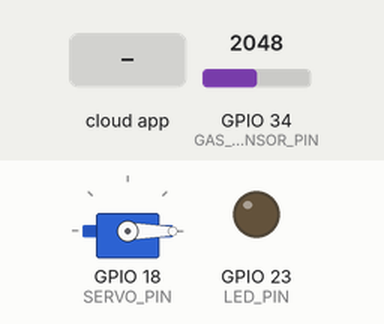
Bench run of a sketch on a simulated ESP32. Parts: servo, output pins drawn as LEDs (lit = HIGH). Inputs (shaded band) come from the test bench; at power-on: GPIO 34 (GAS_SENSOR_PIN) = 2048. WiFi joins after 1.5 s; servers stay silent unless stated; what the sketch prints to the serial monitor is not drawn.

Above: at 3.9 s.
4.0 s: the phone or cloud app sets position to 1
5.5 s: GPIO 34 (GAS_SENSOR_PIN) set to 1685
7.0 s: GPIO 34 (GAS_SENSOR_PIN) set to 1567
Timing chart, 0 to 10.0 s (numbered marks = the images above; inputs shaded):
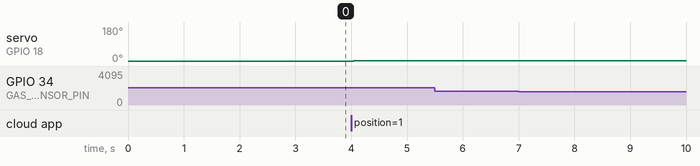

Measured:
- after the input at 4.0 s, servo on GPIO 18 (SERVO_PIN): 0° → 1° at once
- after the input at 5.5 s, every drawn part: stays the same
- after the input at 7.0 s, every drawn part: stays the same

The sketch:

ESP32_Combined.ino
```cpp
/*
 * ESP32 Smart Home Controller - Gas Sensor + Door Control + LED
 *
 * Hardware:
 * - ESP32 board
 * - MQ-2 or MQ-135 gas sensor
 * - SG90 or MG996R servo motor
 * - LED (any color) with 220-330Ω resistor
 * - External power supply (5-6V, 1-2A for servo)
 *
 * Connections:
 * - Gas Sensor AO -> GPIO34 (ADC1_CH6)
 * - Gas Sensor VCC -> 5V
 * - Gas Sensor GND -> GND
 * - Servo Signal -> GPIO18
 * - Servo VCC -> External 5V (use external power for MG996R)
 * - Servo GND -> Common GND (ESP32 + External Power)
 * - LED Anode (+) -> GPIO23 (via 220Ω resistor)
 * - LED Cathode (-) -> GND
 *
 * Features:
 * - Real-time gas monitoring with Firebase sync
 * - Servo motor door control via Firebase commands
 * - LED control with PWM brightness (0-255)
 * - Multi-room support (easily expandable)
 */

#include <WiFi.h>
#include <FirebaseESP32.h>
#include <ESP32Servo.h>

// ==================== CONFIGURATION ====================

// WiFi credentials
#define WIFI_SSID "YOUR_WIFI_SSID"
#define WIFI_PASSWORD "YOUR_WIFI_PASSWORD"

// Firebase credentials
#define FIREBASE_HOST "YOUR_PROJECT_ID.firebaseio.com"
#define FIREBASE_AUTH "YOUR_DATABASE_SECRET"

// User ID - Get this from your Firebase Authentication
#define USER_ID "YOUR_USER_ID"

// Pin definitions
#define GAS_SENSOR_PIN 34  // ADC1_CH6
#define SERVO_PIN 18
#define LED_PIN 23         // PWM capable pin

// PWM Configuration for LED
#define LED_PWM_CHANNEL 0
#define LED_PWM_FREQ 5000
#define LED_PWM_RESOLUTION 8  // 8-bit (0-255)

// Gas sensor thresholds (PPM)
const int SAFE_THRESHOLD = 400;
const int DANGER_THRESHOLD = 800;

// Timing intervals
const unsigned long GAS_UPDATE_INTERVAL = 2000;  // 2 seconds
const unsigned long HEARTBEAT_INTERVAL = 5000;   // 5 seconds

// ==================== GLOBAL OBJECTS ====================

FirebaseData firebaseData;
FirebaseData streamData;
FirebaseData ledStreamData;
FirebaseAuth auth;
FirebaseConfig config;

Servo doorServo;

// State variables
int currentDoorPosition = 0;
String currentDoorStatus = "closed";
bool currentLEDState = false;
int currentBrightness = 255;
unsigned long lastGasUpdate = 0;
unsigned long lastHeartbeat = 0;

// ==================== SETUP ====================

void setup() {
  Serial.begin(115200);
  Serial.println("\n\n================================");
  Serial.println("ESP32 Smart Home Controller");
  Serial.println("Gas Sensor + Door Control");
  Serial.println("================================\n");

  // Initialize hardware
  pinMode(GAS_SENSOR_PIN, INPUT);
  doorServo.attach(SERVO_PIN);
  doorServo.write(0);  // Start closed

  // Initialize LED with PWM
  ledcSetup(LED_PWM_CHANNEL, LED_PWM_FREQ, LED_PWM_RESOLUTION);
  ledcAttachPin(LED_PIN, LED_PWM_CHANNEL);
  ledcWrite(LED_PWM_CHANNEL, 0);  // Start OFF

  // Connect to WiFi
  connectWiFi();

  // Initialize Firebase
  initFirebase();

  // Set initial values in Firebase
  initializeFirebaseData();

  // Start listening for door commands
  String doorPath = "/users/" + String(USER_ID) + "/doors/main_door/position";
  if (!Firebase.beginStream(streamData, doorPath)) {
    Serial.println("⚠ Failed to begin stream for door control");
    Serial.println("Reason: " + streamData.errorReason());
  } else {
    Serial.println("✓ Door control stream started");
  }

  // Start listening for LED state changes
  String ledStatePath = "/users/" + String(USER_ID) + "/lights/main_led/state";
  if (!Firebase.beginStream(ledStreamData, ledStatePath)) {
    Serial.println("⚠ Failed to begin stream for LED control");
    Serial.println("Reason: " + ledStreamData.errorReason());
  } else {
    Serial.println("✓ LED control stream started");
  }

  Serial.println("\n✅ System Ready!\n");
}

// ==================== MAIN LOOP ====================

void loop() {
  unsigned long currentTime = millis();

  // Update gas sensor readings
  if (currentTime - lastGasUpdate >= GAS_UPDATE_INTERVAL) {
    lastGasUpdate = currentTime;
    updateGasSensor();
  }

  // Listen for door control commands
  handleDoorControl();

  // Listen for LED control commands
  handleLEDControl();

  // Heartbeat to show system is alive
  if (currentTime - lastHeartbeat >= HEARTBEAT_INTERVAL) {
    lastHeartbeat = currentTime;
    Serial.println("♥ Heartbeat - System running...");
  }

  delay(50);
}

// ==================== WIFI FUNCTIONS ====================

void connectWiFi() {
  WiFi.begin(WIFI_SSID, WIFI_PASSWORD);
  Serial.print("Connecting to WiFi");

  int attempts = 0;
  while (WiFi.status() != WL_CONNECTED && attempts < 20) {
    delay(500);
    Serial.print(".");
    attempts++;
  }

  if (WiFi.status() == WL_CONNECTED) {
    Serial.println("\n✓ WiFi Connected!");
    Serial.print("IP Address: ");
    Serial.println(WiFi.localIP());
  } else {
    Serial.println("\n✗ WiFi Connection Failed!");
    Serial.println("Please check credentials and restart");
  }
}

// ==================== FIREBASE FUNCTIONS ====================

void initFirebase() {
  config.host = FIREBASE_HOST;
  config.signer.tokens.legacy_token = FIREBASE_AUTH;

  Firebase.begin(&config, &auth);
  Firebase.reconnectWiFi(true);

  Serial.println("✓ Firebase Connected!");
}

void initializeFirebaseData() {
  String gasPath = "/users/" + String(USER_ID) + "/sensors/gas";
  String doorPath = "/users/" + String(USER_ID) + "/doors/main_door";
  String ledPath = "/users/" + String(USER_ID) + "/lights/main_led";

  // Initialize gas sensor data
  Firebase.setInt(firebaseData, gasPath + "/level", 0);
  Firebase.setString(firebaseData, gasPath + "/status", "safe");

  // Initialize door data
  Firebase.setInt(firebaseData, doorPath + "/position", 0);
  Firebase.setString(firebaseData, doorPath + "/status", "closed");

  // Initialize LED data
  Firebase.setBool(firebaseData, ledPath + "/state", false);
  Firebase.setInt(firebaseData, ledPath + "/brightness", 255);

  Serial.println("✓ Firebase data initialized");
}

// ==================== GAS SENSOR FUNCTIONS ====================

void updateGasSensor() {
  // Read sensor
  int sensorValue = analogRead(GAS_SENSOR_PIN);
  int gasLevel = map(sensorValue, 0, 4095, 0, 1000);  // Convert to PPM

  // Determine status
  String gasStatus;
  if (gasLevel >= DANGER_THRESHOLD) {
    gasStatus = "danger";
  } else if (gasLevel >= SAFE_THRESHOLD) {
    gasStatus = "warning";
  } else {
    gasStatus = "safe";
  }

  // Print status
  Serial.println("--- Gas Sensor ---");
  Serial.print("Level: ");
  Serial.print(gasLevel);
  Serial.print(" PPM | Status: ");
  Serial.println(gasStatus);

  // Update Firebase
  String basePath = "/users/" + String(USER_ID) + "/sensors/gas";
  Firebase.setInt(firebaseData, basePath + "/level", gasLevel);
  Firebase.setString(firebaseData, basePath + "/status", gasStatus);
  Firebase.setTimestamp(firebaseData, basePath + "/lastUpdated");
}

// ==================== DOOR CONTROL FUNCTIONS ====================

void handleDoorControl() {
  if (!Firebase.readStream(streamData)) {
    return;
  }

  if (streamData.streamAvailable()) {
    if (streamData.dataType() == "int") {
      int newPosition = streamData.intData();
      newPosition = constrain(newPosition, 0, 180);

      if (newPosition != currentDoorPosition) {
        Serial.println("--- Door Control ---");
        Serial.print("Moving to: ");
        Serial.print(newPosition);
        Serial.println("°");

        moveDoorSmoothly(currentDoorPosition, newPosition);
        currentDoorPosition = newPosition;

        // Update status
        if (newPosition < 45) {
          currentDoorStatus = "closed";
        } else if (newPosition > 135) {
          currentDoorStatus = "open";
        } else {
          currentDoorStatus = "partially_open";
        }

        Serial.print("Status: ");
        Serial.println(currentDoorStatus);

        // Update Firebase
        String basePath = "/users/" + String(USER_ID) + "/doors/main_door";
        Firebase.setString(firebaseData, basePath + "/status", currentDoorStatus);
        Firebase.setTimestamp(firebaseData, basePath + "/lastUpdated");
      }
    }
  }
}

void moveDoorSmoothly(int fromPos, int toPos) {
  int step = (fromPos < toPos) ? 1 : -1;

  for (int pos = fromPos; pos != toPos; pos += step) {
    doorServo.write(pos);
    delay(15);  // Adjust for smoother/faster movement
  }

  doorServo.write(toPos);
}

// ==================== LED CONTROL FUNCTIONS ====================

void handleLEDControl() {
  if (!Firebase.readStream(ledStreamData)) {
    return;
  }

  if (ledStreamData.streamAvailable()) {
    // LED state changed - read the complete data
    String ledPath = "/users/" + String(USER_ID) + "/lights/main_led";

    if (Firebase.getBool(firebaseData, ledPath + "/state")) {
      bool newState = firebaseData.boolData();

      if (Firebase.getInt(firebaseData, ledPath + "/brightness")) {
        int newBrightness = firebaseData.intData();

        if (newState != currentLEDState || newBrightness != currentBrightness) {
          currentLEDState = newState;
          currentBrightness = newBrightness;

          Serial.println("--- LED Control ---");
          Serial.print("State: ");
          Serial.print(currentLEDState ? "ON" : "OFF");

          if (currentLEDState) {
            Serial.print(" | Brightness: ");
            Serial.print(currentBrightness);
            Serial.print(" (");
            Serial.print((currentBrightness * 100) / 255);
            Serial.println("%)");

            // Set LED brightness with PWM
            ledcWrite(LED_PWM_CHANNEL, currentBrightness);
          } else {
            Serial.println();
            // Turn LED off
            ledcWrite(LED_PWM_CHANNEL, 0);
          }
        }
      }
    }
  }
}
```
